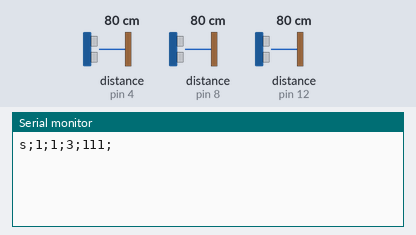
A sketch run on a simulated Arduino Uno, built with avr-gcc and run on an emulated ATmega328P. On the bench: the last lines printed to the serial monitor. The test bench sets the inputs (shaded band); at power-on: distance to the obstacle (sensors on pin 4, pin 8, pin 12) 80 cm. The echo pulse lasts 58.3 µs per cm.

Above: at 1.8 s.
1.9 s: distance to the obstacle (sensor on pin 4) set to 250 cm
At 2.9 s:
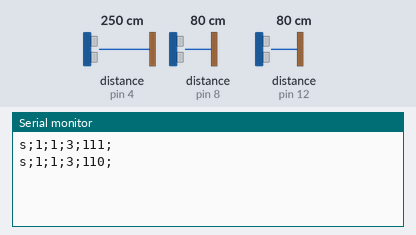
3.4 s: distance to the obstacle (sensor on pin 8) set to 250 cm
At 4.7 s:
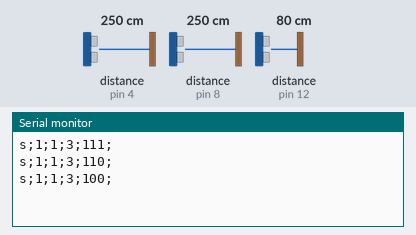
4.9 s: distance to the obstacle (sensor on pin 12) set to 250 cm
At 6.1 s:
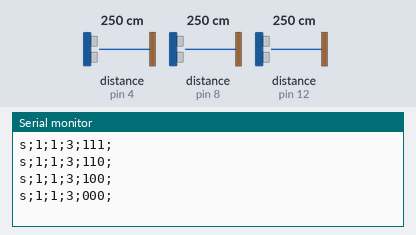
6.4 s: distance to the obstacle (sensor on pin 4) set to 2 cm
At 7.7 s:
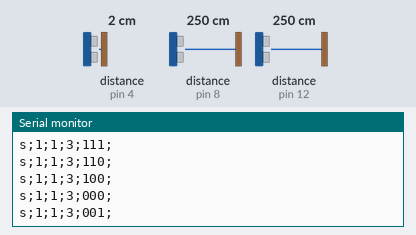
7.9 s: distance to the obstacle (sensor on pin 8) set to 2 cm
At 8.8 s:
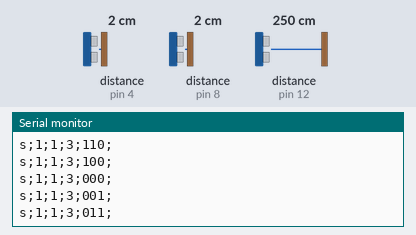
Timing chart, 0 to 10.4 s (numbered marks = the images above; inputs shaded):
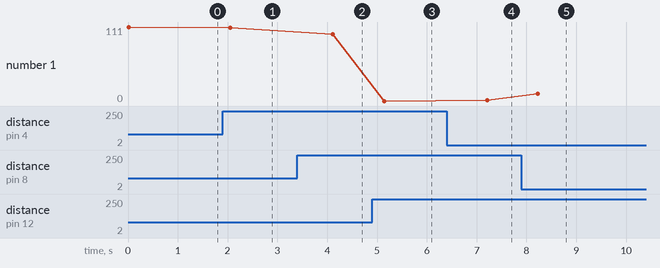

Measured:
- after the input at 1.9 s, the serial monitor: prints a new line after 0.16 s (image 1)
- after the input at 3.4 s, the serial monitor: prints a new line after 0.71 s (image 2)
- after the input at 4.9 s, the serial monitor: prints a new line after 0.25 s (image 3)
- after the input at 6.4 s, the serial monitor: prints a new line after 0.81 s (image 4)
- after the input at 7.9 s, the serial monitor: prints a new line after 0.32 s (image 5)
- plotted number 1: 111 → 110 after the input at 1.9 s, 110 → 100 after the input at 3.4 s, 100 → 0 after the input at 4.9 s, 1 → 11 after the input at 7.9 s

The sketch:

Arduino.ino
```cpp
#include <Arduino.h>
#include <NewPing.h>

#define TRIGGER_PIN1  13
#define ECHO_PIN1     12
#define TRIGGER_PIN2 9
#define ECHO_PIN2  8
#define TRIGGER_PIN3 5
#define ECHO_PIN3 4
#define MAX_DISTANCE 200

#define SONAR_NUM 3      // Number of sensors
#define SERIAL_PORT 9600

NewPing sonar[SONAR_NUM] = {NewPing(TRIGGER_PIN1, ECHO_PIN1, MAX_DISTANCE), NewPing(TRIGGER_PIN2, ECHO_PIN2, MAX_DISTANCE),  NewPing(TRIGGER_PIN3, ECHO_PIN3, MAX_DISTANCE)};

//previous seats data
String old_data_to_send;

//which lines does the current arduino provides
String responsible_line = "1";

void setup()
{
  Serial.begin(SERIAL_PORT); // The serial is actually the usb, which we want to send the data to. The usb will send it forward to the Raspberry Pi. Open serial monitor at 9600 baud to see ping results
}

void loop()
{
  int i;
  int distance;
  String data_to_send;
  String distance_flag; //The distance checking
  String data_to_RPi = "";

  for (i = 0; i < SONAR_NUM; i++)
  {
    distance = sonar[i].ping_cm(); //returns 0 if nothing found in range

    if (distance > 0 && distance < 200)
      distance_flag = "1"; // person was found inrange
    else
      distance_flag = "0"; // person wasn't found

    data_to_send += distance_flag; //+= it's like ".append()" on c++
  }

  if (old_data_to_send != data_to_send) //if the new data isn't the same as the old data
  {
    //by the protocol
    data_to_RPi += "s;";
    data_to_RPi += responsible_line.length();
    data_to_RPi += ";" + responsible_line + ";";
    data_to_RPi += data_to_send.length();
    data_to_RPi += ";";
    data_to_RPi += data_to_send + ";";


    Serial.println(data_to_RPi); //send data to the rpi
    old_data_to_send = data_to_send;
  }

  delay(1000); // Wait 1s between pings
}
```
